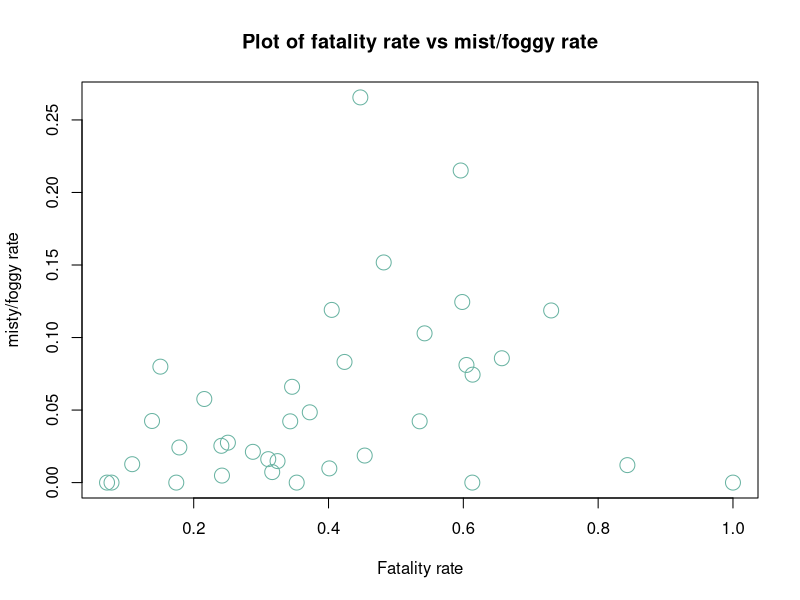
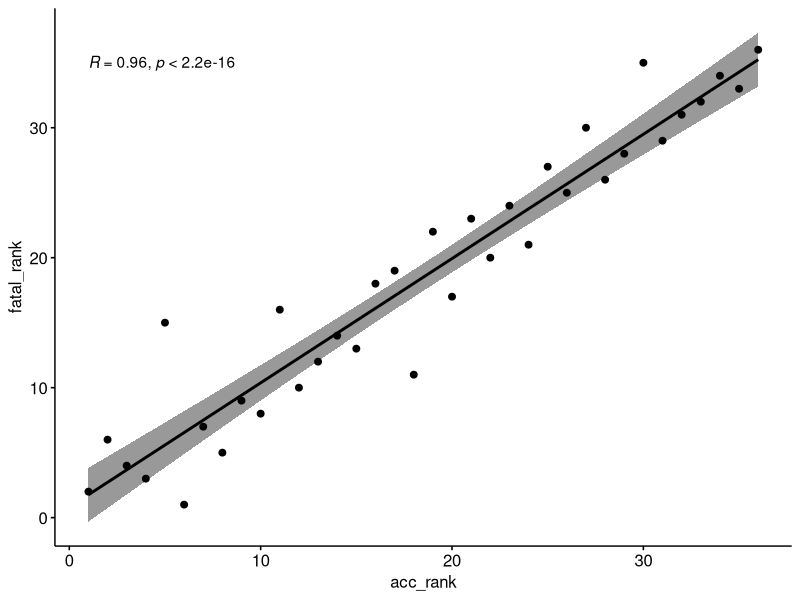

Here is the R script that generated these plots, in order:
## ---- chunk 1
library(tidyverse)
library(ggpubr)
library(ggplot2)
df <- read.csv('road_accidents_india_2016.csv', row.names=1)
## ---- chunk 2
Total_acc<-function(wcol,tcol){
  
  for(i in 1:36) {
   tcol[i] <- tcol[i] + wcol[i] 
  }
  return(tcol)
}

total_col <- seq(1,36)
for(j in 1:36){total_col[j]<-0}
df$total_accidents <-Total_acc(df$Fine.Clear...Total.Accidents,total_col)
df$total_accidents <-Total_acc(df$Mist..Foggy...Total.Accidents,df$total_accidents)
df$total_accidents <-Total_acc(df$Cloudy...Total.Accidents,df$total_accidents)
df$total_accidents <-Total_acc(df$Rainy...Total.Accidents,df$total_accidents)

df$total_accidents <-Total_acc(df$Snowfall...Total.Accidents,df$total_accidents)
df$total_accidents <-Total_acc(df$Hail.Sleet...Total.Accidents,df$total_accidents)
df$total_accidents <-Total_acc(df$Dust.Storm...Total.Accidents,df$total_accidents)
df$total_accidents <-Total_acc(df$Others...Total.Accidents,df$total_accidents)

for(k in 1:36){cat("Total accidents in",df$State..UT[k],":",df$total_accidents[k],fill=TRUE)}
## ---- chunk 3
#Finding fatality rate
total_col <- seq(1,36)
for(j in 1:36){total_col[j]<-0}
df$Total_deaths<- Total_acc(df$Fine.Clear...Persons.Killed,total_col)
df$Total_deaths<- Total_acc(df$Mist..Foggy...Persons.Killed,df$Total_deaths)
df$Total_deaths<- Total_acc(df$Cloudy...Persons.Killed,df$Total_deaths)
df$Total_deaths<- Total_acc(df$Rainy...Persons.Killed,df$Total_deaths)

df$Total_deaths<- Total_acc(df$Snowfall...Persons.Killed,df$Total_deaths)
df$Total_deaths<- Total_acc(df$Hail.Sleet...Persons.Killed,df$Total_deaths)
df$Total_deaths<- Total_acc(df$Dust.Storm...Persons.Killed,df$Total_deaths)
df$Total_deaths<- Total_acc(df$Others...Persons.Killed,df$Total_deaths)

#for(k in 1:36){cat("Total deaths in",df$State..UT[k],":",df$Total_deaths[k],fill=TRUE)}

frate<-function(tacc,tdeath){
  fcol <- seq(1,36)
  for(i in 1:36) {
    fcol[i] <- tdeath[i] / tacc[i] 
  }
  return(fcol)
}

df$fatality_rate <-frate(df$total_accidents,df$Total_deaths)
for(k in 1:36){cat("Fatality rate in",df$State..UT[k],":",df$fatality_rate[k],fill=TRUE)}
## ---- chunk 4
#Mist/foggy rate:Fraction of total accidents that happen in mist/foggy conditions
mfgrate<-function(tacc,mfgacc){
  mfgcol <- seq(1,36)
  for(i in 1:36) {
    mfgcol[i] <- mfgacc[i] / tacc[i] 
  }
  return(mfgcol)
}
df$mfg_rate <-mfgrate(df$total_accidents,df$Mist..Foggy...Total.Accidents)
for(k in 1:36){cat("Mist/Foggy rate in",df$State..UT[k],":",df$mfg_rate[k],fill=TRUE)}
## ---- chunk 5
result=cor.test(df$fatality_rate,df$mfg_rate , method = "pearson")
print(result)
## ---- chunk 6
plot(df$fatality_rate,df$mfg_rate,cex=2, col="#69b3a2",xlab="Fatality rate", ylab="misty/foggy rate",main="Plot of fatality rate vs mist/foggy rate" )
## ---- chunk 7
df$acc_rank<-rank(desc(df$total_accidents),ties.method='random')
df$fatal_rank <- rank(desc(df$Total_deaths),ties.method='random')

print(cor.test(df$acc_rank,df$fatal_rank, method='spearman'))

## ---- chunk 8
ggscatter(df, x='acc_rank', y='fatal_rank',
add='reg.line', conf.int=TRUE,
cor.coef=TRUE, cor.method = 'spearman')
## ---- chunk 9
rs <- cor(df$acc_rank,df$fatal_rank,
method='spearman')

degrees <- nrow(df) - 2
t_stat <- (rs - 0.2)/sqrt((1 - rs*rs)/(nrow(df) - 2))
t_stat

#2-tailed test p-value
2 * pt(q=t_stat, df=degrees, lower.tail=FALSE)
## ---- chunk 10
df$hail_binary <- ifelse(df$Hail.Sleet...Total.Accidents > 0, 1, 0)
df$rain_acc <- df$Rainy...Total.Accidents
print.data.frame(df[, c('State..UT','hail_binary', 'rain_acc')])

## ---- chunk 11
cor.test(df$rain_acc,df$hail_binary, method='pearson')
## ---- chunk 12
df$dust_binary <- ifelse(df$Dust.Storm...Total.Accidents > 0, 1, 0)
contingency_table <- table(df[, c('dust_binary', 'hail_binary')])
contingency_table

library(psych)
phi(contingency_table)

